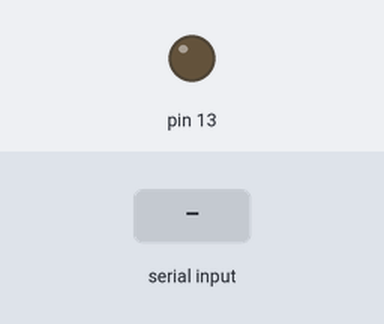
Bench run of a sketch on a simulated Arduino Uno, built with avr-gcc and run on an emulated ATmega328P. Parts: output pins drawn as LEDs (lit = HIGH). Inputs (shaded band) come from the test bench.

Above: at 1.2 s.
1.3 s: "1" received over Serial
At 2.2 s:
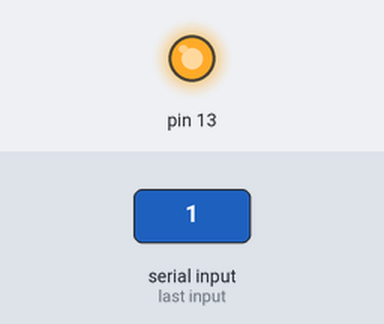
2.8 s: "0" received over Serial
At 3.3 s:
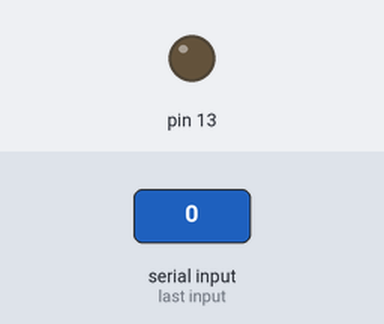
Timing chart, 0 to 5.8 s (numbered marks = the images above; inputs shaded):
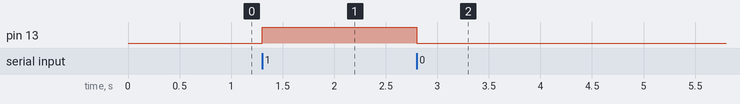

Measured:
- after the input at 1.3 s, pin 13: LOW → HIGH at once
- after the input at 2.8 s, pin 13: HIGH → LOW at once

The sketch:

ArduinoLEDTest.ino
```cpp
void setup() {
  Serial.begin(9600);
  pinMode(13, OUTPUT);
}

void loop() {
  if(Serial.available())
  {
    switch(Serial.read())
    {
      case '1':
        digitalWrite(13, HIGH); break;
      case '0':
        digitalWrite(13, LOW); break;
    }
  }
}
```
